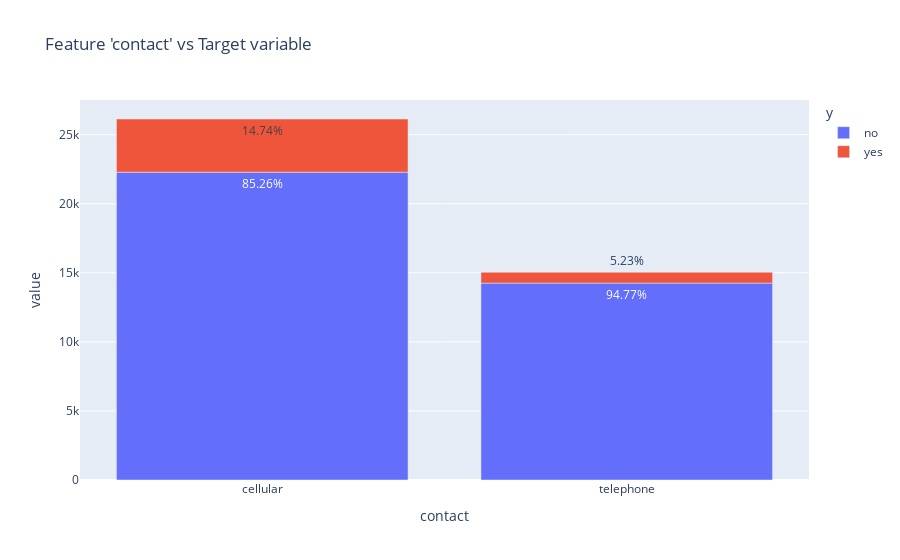

Notebook code cell kept with this figure:
### Code cell
cat_plot=pd.DataFrame(data.groupby('contact')['y'].value_counts())
cat_plot['percentage']=data.groupby('contact')['y'].value_counts().groupby(level=0).apply(lambda x: 100 *x/float(x.sum())).values
cat_plot.columns = ['count', 'percentage']
cat_plot.reset_index(level = ['y', 'contact'],inplace=True)
fig=px.bar(cat_plot, x='contact', y=['count'], color = 'y' ,text=cat_plot['percentage'].apply(lambda x: '{0:1.2f}%'.format(x)),title="Feature 'contact' vs Target variable")
fig.show()

### Figure 1 — Plotly figure (JSON) as saved in the notebook; plotly's stock layout.template omitted (floating-point values rounded to 4 significant figures)
{"data": [{"alignmentgroup": "True", "hovertemplate": "y=no<br>contact=%{x}<br>value=%{y}<br>text=%{text}<extra></extra>", "legendgroup": "no", "marker": {"color": "#636efa", "pattern": {"shape": ""}}, "name": "no", "offsetgroup": "no", "orientation": "v", "showlegend": true, "text": ["85.26%", "94.77%"], "textposition": "auto", "type": "bar", "x": ["cellular", "telephone"], "xaxis": "x", "y": [22283, 14254], "yaxis": "y"}, {"alignmentgroup": "True", "hovertemplate": "y=yes<br>contact=%{x}<br>value=%{y}<br>text=%{text}<extra></extra>", "legendgroup": "yes", "marker": {"color": "#EF553B", "pattern": {"shape": ""}}, "name": "yes", "offsetgroup": "yes", "orientation": "v", "showlegend": true, "text": ["14.74%", "5.23%"], "textposition": "auto", "type": "bar", "x": ["cellular", "telephone"], "xaxis": "x", "y": [3852, 787], "yaxis": "y"}], "layout": {"barmode": "relative", "legend": {"title": {"text": "y"}, "tracegroupgap": 0}, "title": {"text": "Feature 'contact' vs Target variable"}, "xaxis": {"anchor": "y", "domain": [0, 1], "title": {"text": "contact"}}, "yaxis": {"anchor": "x", "domain": [0, 1], "title": {"text": "value"}}}}
